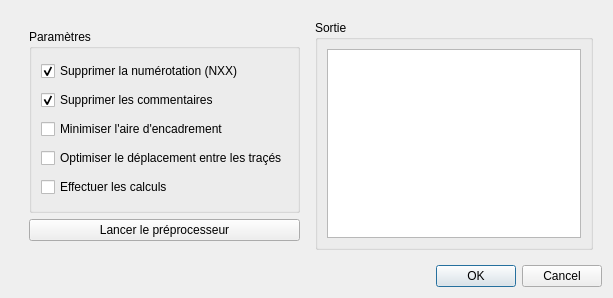
<?xml version="1.0" encoding="UTF-8"?>
<ui version="4.0">
 <class>dialog</class>
 <widget class="QDialog" name="dialog">
  <property name="geometry">
   <rect>
    <x>0</x>
    <y>0</y>
    <width>613</width>
    <height>298</height>
   </rect>
  </property>
  <property name="windowTitle">
   <string>Préprocesseur</string>
  </property>
  <property name="windowIcon">
   <iconset>
    <normaloff>traceIcon.svg</normaloff>traceIcon.svg</iconset>
  </property>
  <property name="modal">
   <bool>true</bool>
  </property>
  <layout class="QVBoxLayout" name="verticalLayout_4">
   <item>
    <widget class="QWidget" name="widget_2" native="true">
     <layout class="QHBoxLayout" name="horizontalLayout">
      <item>
       <widget class="QWidget" name="widget" native="true">
        <layout class="QVBoxLayout" name="verticalLayout_3">
         <item>
          <widget class="QGroupBox" name="groupBox">
           <property name="title">
            <string>Paramètres</string>
           </property>
           <layout class="QVBoxLayout" name="verticalLayout">
            <item>
             <widget class="QCheckBox" name="chk_del_num">
              <property name="text">
               <string>Supprimer la numérotation (NXX)</string>
              </property>
              <property name="checked">
               <bool>true</bool>
              </property>
             </widget>
            </item>
            <item>
             <widget class="QCheckBox" name="chk_del_comments">
              <property name="text">
               <string>Supprimer les commentaires</string>
              </property>
              <property name="checked">
               <bool>true</bool>
              </property>
             </widget>
            </item>
            <item>
             <widget class="QCheckBox" name="chk_optimize_bounding_box">
              <property name="toolTip">
               <string/>
              </property>
              <property name="text">
               <string>Minimiser l'aire d'encadrement</string>
              </property>
             </widget>
            </item>
            <item>
             <widget class="QCheckBox" name="chk_optimize_trace">
              <property name="toolTip">
               <string>Non disponible</string>
              </property>
              <property name="text">
               <string>Optimiser le déplacement entre les traçés</string>
              </property>
             </widget>
            </item>
            <item>
             <widget class="QCheckBox" name="chk_do_calcs">
              <property name="toolTip">
               <string>Non disponible</string>
              </property>
              <property name="text">
               <string>Effectuer les calculs</string>
              </property>
             </widget>
            </item>
           </layout>
          </widget>
         </item>
         <item>
          <widget class="QPushButton" name="btn_run_preproc">
           <property name="text">
            <string>Lancer le préprocesseur</string>
           </property>
           <property name="icon">
            <iconset>
             <normaloff>rc/work.png</normaloff>rc/work.png</iconset>
           </property>
          </widget>
         </item>
        </layout>
       </widget>
      </item>
      <item>
       <widget class="QGroupBox" name="groupBox_2">
        <property name="title">
         <string>Sortie</string>
        </property>
        <layout class="QVBoxLayout" name="verticalLayout_2">
         <item>
          <widget class="QTextEdit" name="output"/>
         </item>
        </layout>
       </widget>
      </item>
     </layout>
    </widget>
   </item>
   <item>
    <widget class="QDialogButtonBox" name="buttonBox">
     <property name="standardButtons">
      <set>QDialogButtonBox::Cancel|QDialogButtonBox::Ok</set>
     </property>
     <property name="centerButtons">
      <bool>false</bool>
     </property>
    </widget>
   </item>
  </layout>
 </widget>
 <resources/>
 <connections>
  <connection>
   <sender>buttonBox</sender>
   <signal>accepted()</signal>
   <receiver>btn_run_preproc</receiver>
   <slot>click()</slot>
   <hints>
    <hint type="sourcelabel">
     <x>455</x>
     <y>267</y>
    </hint>
    <hint type="destinationlabel">
     <x>212</x>
     <y>231</y>
    </hint>
   </hints>
  </connection>
 </connections>
</ui>
